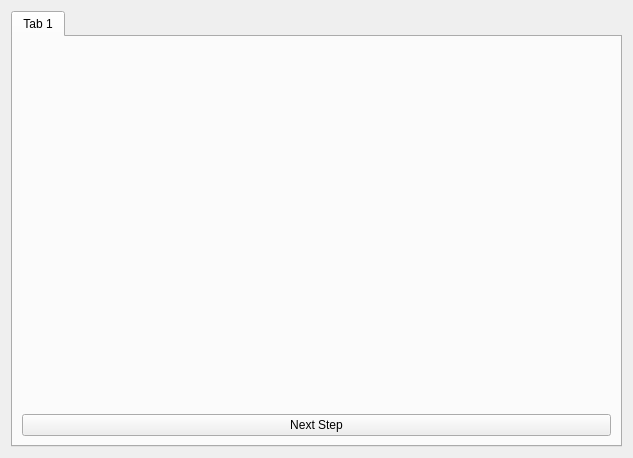
<?xml version="1.0" encoding="UTF-8"?>
<ui version="4.0">
 <class>SplineWidget_3_0</class>
 <widget class="QWidget" name="SplineWidget_3_0">
  <property name="geometry">
   <rect>
    <x>0</x>
    <y>0</y>
    <width>633</width>
    <height>458</height>
   </rect>
  </property>
  <property name="windowTitle">
   <string>Form</string>
  </property>
  <layout class="QGridLayout" name="gridLayout_2">
   <item row="0" column="0">
    <layout class="QGridLayout" name="gridLayout">
     <item row="0" column="0">
      <widget class="QTabWidget" name="MainWidget">
       <property name="currentIndex">
        <number>0</number>
       </property>
       <widget class="QWidget" name="tab">
        <attribute name="title">
         <string>Tab 1</string>
        </attribute>
        <layout class="QGridLayout" name="gridLayout_4">
         <item row="0" column="0">
          <layout class="QGridLayout" name="gridLayout_3">
           <item row="1" column="0">
            <widget class="QPushButton" name="NextStepButton">
             <property name="text">
              <string>Next Step</string>
             </property>
            </widget>
           </item>
           <item row="0" column="0">
            <widget class="QWidget" name="widget" native="true"/>
           </item>
          </layout>
         </item>
        </layout>
       </widget>
      </widget>
     </item>
    </layout>
   </item>
  </layout>
 </widget>
 <resources/>
 <connections/>
</ui>
